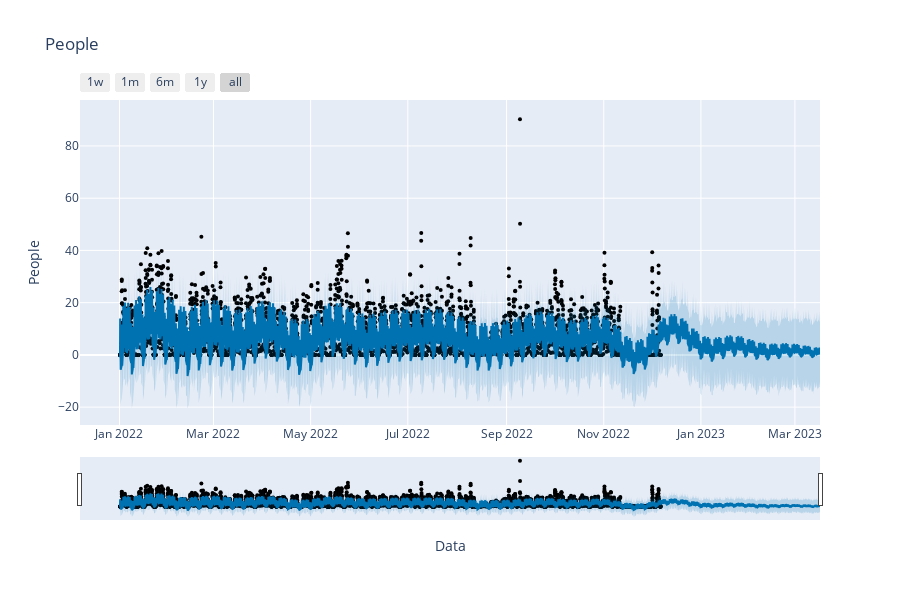

This figure's notebook cell:
### Code cell
######################### Dynamic PLOT ###############################
from prophet.plot import plot_plotly
from datetime import datetime

fig = plot_plotly(model, forecast)
fig.update_layout( 
                  yaxis_title="People",
                  xaxis_title="Data",
                  title="People",
                  )
#################### vertical line ############
#fig.add_vline(x=datetime.today(), line_width=3, line_dash="dash", line_color="red")
##############################################
#st.plotly_chart(fig)

fig

### Figure 1 — Plotly figure (JSON) as saved in the notebook; plotly's stock layout.template omitted (floating-point values rounded to 4 significant figures; data arrays with more than 128 entries replaced by an {"elided": "..."} marker saying what was removed)
{"data": [{"marker": {"color": "black", "size": 4}, "mode": "markers", "name": "Actual", "type": "scatter", "x": {"elided": "3740 str values"}, "y": {"elided": "3740 float values"}}, {"hoverinfo": "skip", "line": {"width": 0}, "mode": "lines", "type": "scatter", "x": {"elided": "4840 str values"}, "y": {"elided": "4840 float values"}}, {"fill": "tonexty", "fillcolor": "rgba(0, 114, 178, 0.2)", "line": {"color": "#0072B2", "width": 2}, "mode": "lines", "name": "Predicted", "type": "scatter", "x": {"elided": "4840 str values"}, "y": {"elided": "4840 float values"}}, {"fill": "tonexty", "fillcolor": "rgba(0, 114, 178, 0.2)", "hoverinfo": "skip", "line": {"width": 0}, "mode": "lines", "type": "scatter", "x": {"elided": "4840 str values"}, "y": {"elided": "4840 float values"}}], "layout": {"height": 600, "showlegend": false, "title": {"text": "People"}, "width": 900, "xaxis": {"rangeselector": {"buttons": [{"count": 7, "label": "1w", "step": "day", "stepmode": "backward"}, {"count": 1, "label": "1m", "step": "month", "stepmode": "backward"}, {"count": 6, "label": "6m", "step": "month", "stepmode": "backward"}, {"count": 1, "label": "1y", "step": "year", "stepmode": "backward"}, {"step": "all"}]}, "rangeslider": {"visible": true}, "title": {"text": "Data"}, "type": "date"}, "yaxis": {"title": {"text": "People"}}}}
